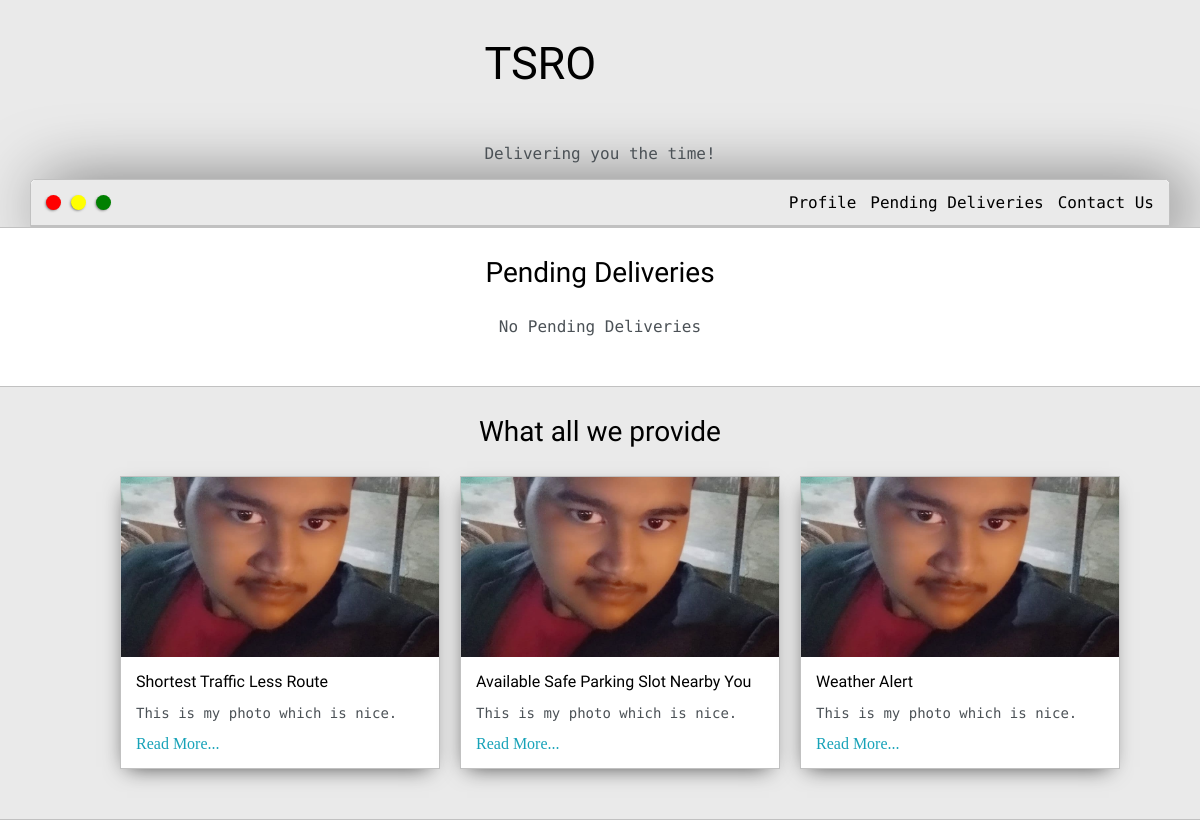
Page /pending on the earlier database version.
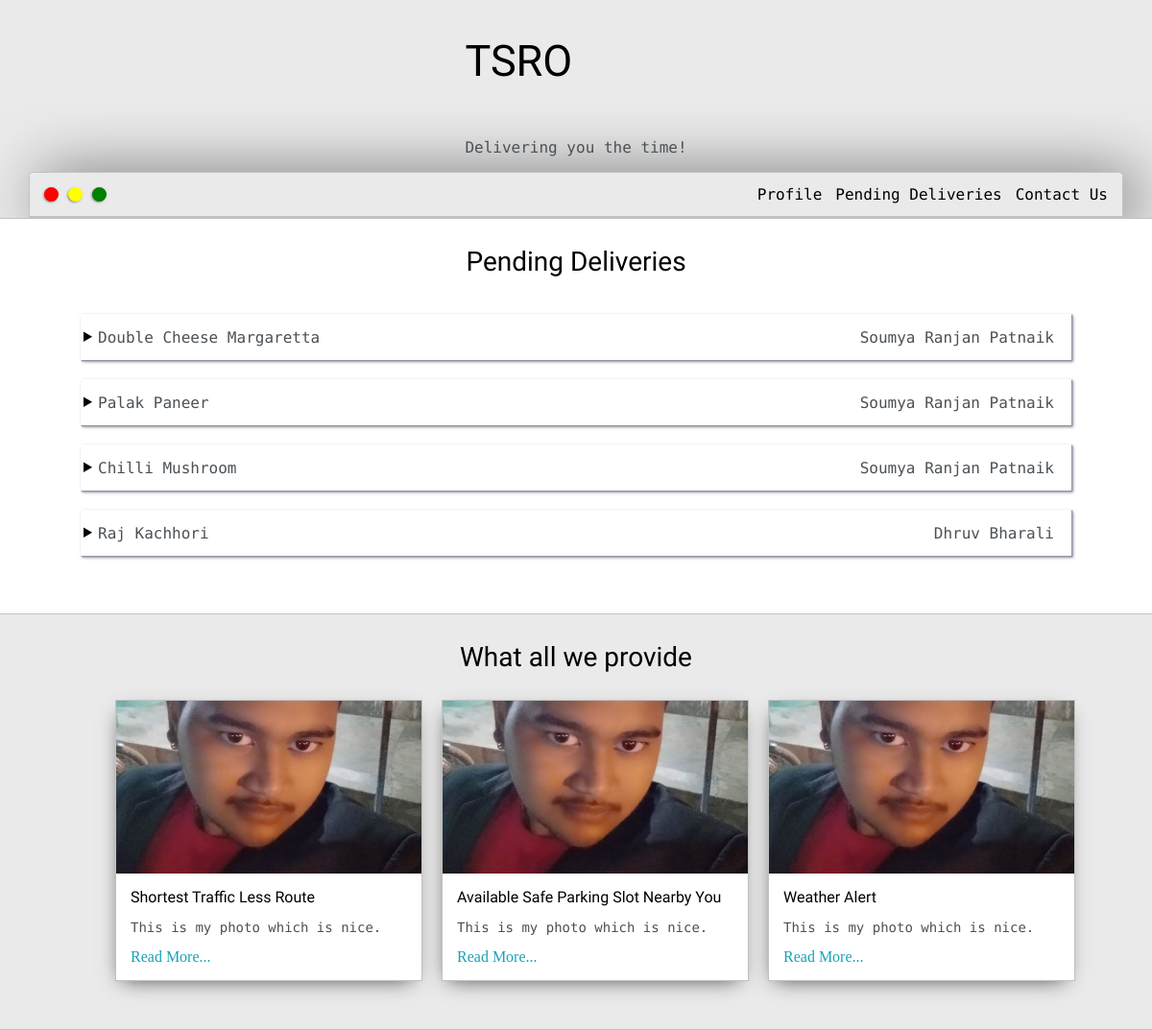
Same page on the later database version.
### home/models.py (models this page shows, shortened)
class Order(models.Model):
	assignedTo = models.ForeignKey('home.Worker', on_delete=models.CASCADE, blank=-1, null=False)
	item = models.CharField(max_length=50)
	location = models.CharField(max_length=150)
	orderedBy = models.CharField(max_length=30)

class Worker(models.Model):
	name = models.CharField(max_length=30)
	age = models.IntegerField()
	gender = models.CharField(max_length=10)

### home/views.py (the view)
# urls.py: path('pending',views.pending),
def pending(request):
    if request.method == 'POST':
        pass
    else:
        context = {'orders':Order.objects.all()}
        return render(request,'pending.html',context)

### templates/pending.html (shortened to what this page needs)
{% extends 'index.html' %}
{% load static %}
{% block styles %}
    <link rel="stylesheet" type="text/css" href="{% static 'css/base.css' %}">
    <link id="theme-style" rel="stylesheet" type="text/css" href="">
{% endblock styles %}
{% block content %}
<div class="pending-list">
	<h3 style="text-align: center;">Pending Deliveries</h3>
	{% for order in orders %}
	<details class="order-details">
	<summary style="position: relative; width: 100%">
		<span style="position: absolute; left:15px;">{{order.item}}</span>
		<span style="position: absolute; right: 15px;">{{order.assignedTo.name}}</span>
	</summary>
	</details>
	{% empty %}
	<span>No Pending Deliveries</span>
	{% endfor %}
</div>
{% endblock content %}

### templates/index.html (shortened to what this page needs)
{% load static %}
<!DOCTYPE html>
<html lang="en">
<head>
    {% load static %}
    {% block styles %}{% endblock styles %}
</head>
<body>
    <section class="s1">
        <div class="main-container">
            <div class="greeting-wrapper">
                <h1>TSRO</h1>
                <p>Delivering you the time!</p>
            </div>
            <div class="intro-wrapper">
                <div class="nav-wrapper">
                    <div class="dots-wrapper">
                        <div id="dot-1" class="browser-dot"></div>
                        <div id="dot-2" class="browser-dot"></div>
                        <div id="dot-3" class="browser-dot"></div>
                    </div>
                    <ul id="navigation">
                        <li><a href="#">Profile</a></li>
                        <li><a href="pending">Pending Deliveries</a></li>
                        <li><a href="contact.html">Contact Us</a></li>
                    </ul>
                </div>
            </div>
        </div>
    </section>
    <section class="s2">
    <div class="main-container">
        {% block content %}{% endblock content %}
    </div>
    </section>
    <section class="s1">
        <div class="main-container">
            <h3 style="text-align: center;">What all we provide</h3>
            <div class="post-wrapper">
                <div class="post">
                    <img class="thumbnail" src="/static/images/Deepanshu.jpg" width="200px" height="200px">
                    <div class="post-preview">
                        <h6 class="post-title">Shortest Traffic Less Route</h6>
                        <p class="post-intro">This is my photo which is nice.</p>
                        <a href="index.html">Read More...</a>
                    </div>
                </div>
                <div class="post">
                    <img class="thumbnail" src="/static/images/Deepanshu.jpg" width="200px" height="200px">
                    <div class="post-preview">
                        <h6 class="post-title">Available Safe Parking Slot Nearby You</h6>
                        <p class="post-intro">This is my photo which is nice.</p>
                        <a href="#">Read More...</a>
                    </div>
                </div>
                <div class="post">
                    <img class="thumbnail" src="/static/images/Deepanshu.jpg" width="200px" height="200px">
                    <div class="post-preview">
                        <h6 class="post-title">Weather Alert</h6>
                        <p class="post-intro">This is my photo which is nice.</p>
                        <a href="#">Read More...</a>
                    </div>
                </div>
            </div>
        </div>
    </section>
</body>
</html>

### static/css/base.css (style rules this page uses)
:root { --previewBg:rgb(251,249,243,0.8); --mainColor:#eaeaea; --secondaryColor:#fff; --mainText:black; --secondaryText:#4b5156; --borderColor:#c1c1c1; --previewShadow: #f0ead6; --themeDotBorder:#24292e; --btnColor: black; }
html, body { padding:0; margin:0; }
body * { transition: 0.3s; }
#navigation a { color: var(--mainText); }
.greeting-wrapper { display: grid; min-height: 10em; justify-content: center; align-content: center; }
.intro-wrapper { background-color: var(--secondaryColor); border: 1px solid var(--borderColor); -webkit-box-shadow: 13px 4px 67px 0px rgba(0,0,0,0.59); -moz-box-shadow: 13px 4px 67px 0px rgba(0,0,0,0.59); box-shadow: 13px 4px 67px 0px rgba(0,0,0,0.59); display:grid; grid-template-columns: 1fr 1fr; grid-template-areas: 'nav-wrapper nav-wrapper' 'left-column right-column'; border-radius: 5px 5px 0 0; }
.nav-wrapper { grid-area: nav-wrapper; border-bottom: 1px solid var(--borderColor); display: flex; justify-content: space-between; border-radius: 5px 5px 0 0; align-items: center; background-color: var(--mainColor); }
.dots-wrapper { display: flex; padding: 10px; flex-direction: row; }
.browser-dot { background-color: black; height: 15px; width: 15px; border-radius: 50%; -webkit-box-shadow: -1px 1px 3px -1px rgba(0,0,0,0.75); -moz-box-shadow: -1px 1px 3px -1px rgba(0,0,0,0.75); box-shadow: -1px 1px 3px -1px rgba(0,0,0,0.75); margin: 5px; }
#dot-1 { background-color: red; }
#dot-2 { background-color: yellow; }
#dot-3 { background-color: green; }
#navigation { margin:0; padding: 10px; }
#navigation li { display: inline-block; margin-right: 5px; margin-left: 5px; }
h1,h2,h3,h4,h5,h6,strong { font-family: 'Russo One', sans-serif; color: var(--mainText); font-weight: 500; }
p,li,span,label,input,textarea { color: var(--secondaryText); font-family: 'Roboto Mono', monospace; }
.s1 { background-color: var(--mainColor); border-bottom: 1px solid var(--borderColor); overflow: auto; }
.s2 { background-color: var(--secondaryColor); border-bottom: 1px solid var(--borderColor); overflow: auto; }
.main-container { width: 1200px; margin: 0 auto; }
a { text-decoration: none; color: #17a2b8; }
ul { list-style: none; }
li { list-style: none; }
.post-wrapper { display: grid; grid-template-columns: repeat(auto-fit,320px); justify-content: center; gap:20px; padding-left:40px; padding-bottom: 50px; }
.post { background-color: #fff; border: 1px solid var(--borderColor); -webkit-box-shadow: -2px 7px 21px -9px rgba(0,0,0,0.75); -moz-box-shadow: -2px 7px 21px -9px rgba(0,0,0,0.75); box-shadow: -2px 7px 21px -9px rgba(0,0,0,0.75); }
.post-preview { background-color: #fff; padding: 15px; }
.post-intro { color: #4b5156; font-size: 14px; }
.post-title { color: black; margin: 0; }
.thumbnail { display: block; width: 100%; height: 180px; object-fit: cover; }
.order-details { width: 90%; padding: 15px 3px; box-shadow: 1px 1px 1px rgb(144, 150, 177), 1px 1px 2px rgb(160, 160, 160), 2px 2px 3px rgb(160, 160, 160); cursor: pointer; user-select: none; margin: 10px 0; }
.pending-list { display: flex; flex-direction: column; align-items: center; padding-bottom: 50px; }
h1 { font-size: 45px; }
h3 { font-size: 28px; }
h6 { font-size: 16px; }
@media screen and (max-width:1200px) { .main-container { width: 95%; } }

Differences in the rows shown:
added Order: item "Double Cheese Margaretta", assignedTo.name "Soumya Ranjan Patnaik"
added Order: item "Palak Paneer", assignedTo.name "Soumya Ranjan Patnaik"
added Order: item "Chilli Mushroom", assignedTo.name "Soumya Ranjan Patnaik"
added Order: item "Raj Kachhori", assignedTo.name "Dhruv Bharali"
Other differences:
text no longer shown: "No Pending Deliveries"
